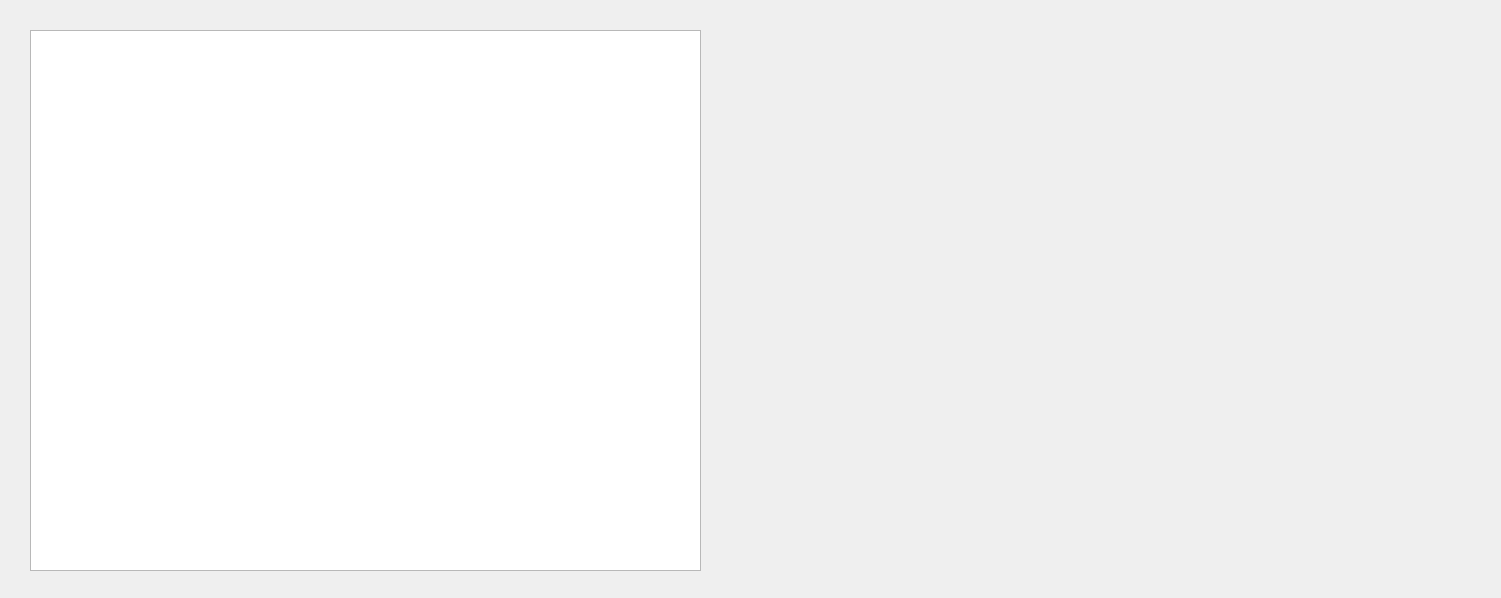
<?xml version="1.0" encoding="UTF-8"?>
<ui version="4.0">
 <class>ResultsWindow</class>
 <widget class="QDialog" name="ResultsWindow">
  <property name="geometry">
   <rect>
    <x>0</x>
    <y>0</y>
    <width>1501</width>
    <height>598</height>
   </rect>
  </property>
  <property name="windowTitle">
   <string>Dialog</string>
  </property>
  <widget class="QTextBrowser" name="textBrowser">
   <property name="geometry">
    <rect>
     <x>30</x>
     <y>30</y>
     <width>671</width>
     <height>541</height>
    </rect>
   </property>
  </widget>
  <widget class="QWidget" name="verticalLayoutWidget">
   <property name="geometry">
    <rect>
     <x>730</x>
     <y>30</y>
     <width>611</width>
     <height>541</height>
    </rect>
   </property>
   <layout class="QVBoxLayout" name="verticalLayout"/>
  </widget>
 </widget>
 <resources/>
 <connections/>
</ui>
